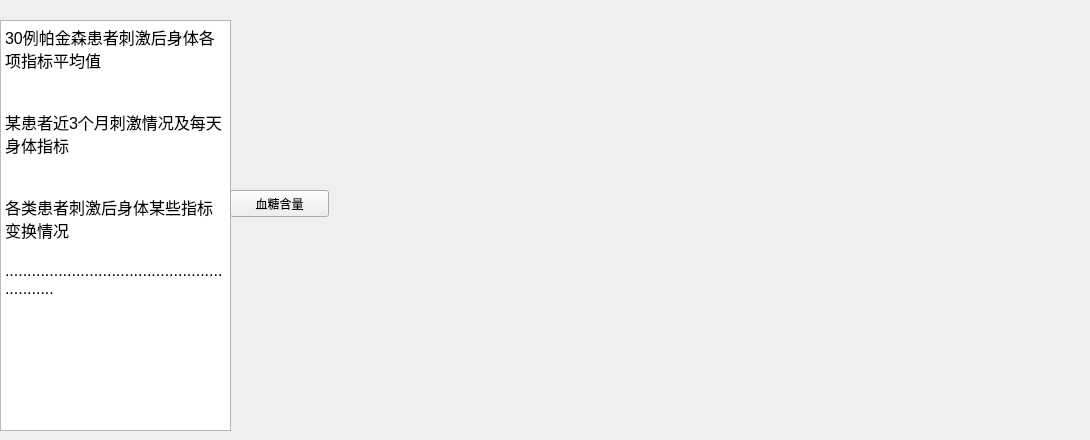
    <widget class="QWidget" name="tab_4">
     <attribute name="title">
      <string>数据分析</string>
     </attribute>
     <widget class="QTextEdit" name="textEdit_2">
      <property name="geometry">
       <rect>
        <x>0</x>
        <y>20</y>
        <width>231</width>
        <height>411</height>
       </rect>
      </property>
      <property name="html">
       <string>&lt;!DOCTYPE HTML PUBLIC &quot;-//W3C//DTD HTML 4.0//EN&quot; &quot;http://www.w3.org/TR/REC-html40/strict.dtd&quot;&gt;
&lt;html&gt;&lt;head&gt;&lt;meta name=&quot;qrichtext&quot; content=&quot;1&quot; /&gt;&lt;style type=&quot;text/css&quot;&gt;
p, li { white-space: pre-wrap; }
&lt;/style&gt;&lt;/head&gt;&lt;body style=&quot; font-family:'Ubuntu'; font-size:11pt; font-weight:400; font-style:normal;&quot;&gt;
&lt;p style=&quot; margin-top:0px; margin-bottom:0px; margin-left:0px; margin-right:0px; -qt-block-indent:0; text-indent:0px;&quot;&gt;&lt;span style=&quot; font-size:12pt;&quot;&gt;30例帕金森患者刺激后身体各项指标平均值&lt;/span&gt;&lt;/p&gt;
&lt;p style=&quot;-qt-paragraph-type:empty; margin-top:0px; margin-bottom:0px; margin-left:0px; margin-right:0px; -qt-block-indent:0; text-indent:0px; font-size:12pt;&quot;&gt;&lt;br /&gt;&lt;/p&gt;
&lt;p style=&quot;-qt-paragraph-type:empty; margin-top:0px; margin-bottom:0px; margin-left:0px; margin-right:0px; -qt-block-indent:0; text-indent:0px; font-size:12pt;&quot;&gt;&lt;br /&gt;&lt;/p&gt;
&lt;p style=&quot; margin-top:0px; margin-bottom:0px; margin-left:0px; margin-right:0px; -qt-block-indent:0; text-indent:0px;&quot;&gt;&lt;span style=&quot; font-size:12pt;&quot;&gt;某患者近3个月刺激情况及每天身体指标&lt;/span&gt;&lt;/p&gt;
&lt;p style=&quot;-qt-paragraph-type:empty; margin-top:0px; margin-bottom:0px; margin-left:0px; margin-right:0px; -qt-block-indent:0; text-indent:0px; font-size:12pt;&quot;&gt;&lt;br /&gt;&lt;/p&gt;
&lt;p style=&quot;-qt-paragraph-type:empty; margin-top:0px; margin-bottom:0px; margin-left:0px; margin-right:0px; -qt-block-indent:0; text-indent:0px; font-size:12pt;&quot;&gt;&lt;br /&gt;&lt;/p&gt;
&lt;p style=&quot; margin-top:0px; margin-bottom:0px; margin-left:0px; margin-right:0px; -qt-block-indent:0; text-indent:0px;&quot;&gt;&lt;span style=&quot; font-size:12pt;&quot;&gt;各类患者刺激后身体某些指标变换情况&lt;/span&gt;&lt;/p&gt;
&lt;p style=&quot;-qt-paragraph-type:empty; margin-top:0px; margin-bottom:0px; margin-left:0px; margin-right:0px; -qt-block-indent:0; text-indent:0px; font-size:12pt;&quot;&gt;&lt;br /&gt;&lt;/p&gt;
&lt;p style=&quot; margin-top:0px; margin-bottom:0px; margin-left:0px; margin-right:0px; -qt-block-indent:0; text-indent:0px;&quot;&gt;&lt;span style=&quot; font-size:12pt;&quot;&gt;............................................................&lt;/span&gt;&lt;/p&gt;&lt;/body&gt;&lt;/html&gt;</string>
      </property>
     </widget>
     <widget class="QCustomPlot" name="plot" native="true">
      <property name="geometry">
       <rect>
        <x>340</x>
        <y>20</y>
        <width>741</width>
        <height>411</height>
       </rect>
      </property>
     </widget>
     <widget class="QPushButton" name="level">
      <property name="geometry">
       <rect>
        <x>230</x>
        <y>190</y>
        <width>99</width>
        <height>27</height>
       </rect>
      </property>
      <property name="text">
       <string>血糖含量</string>
      </property>
     </widget>
    </widget>
